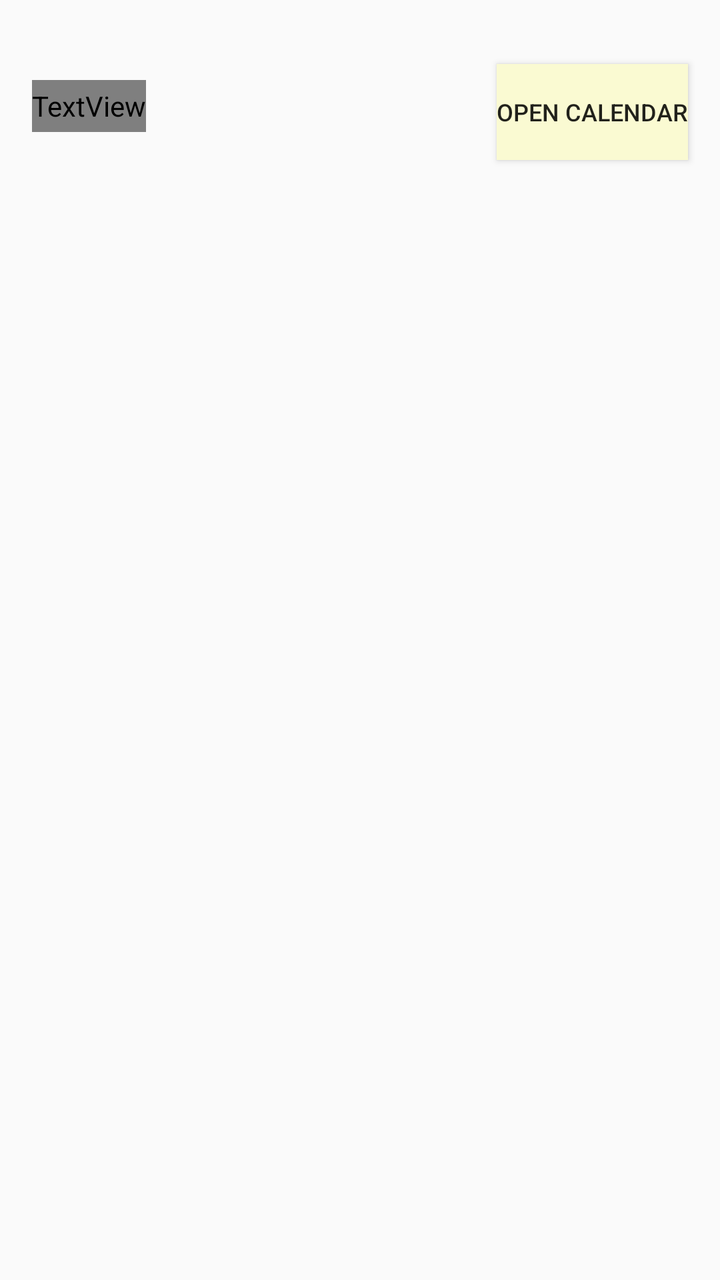
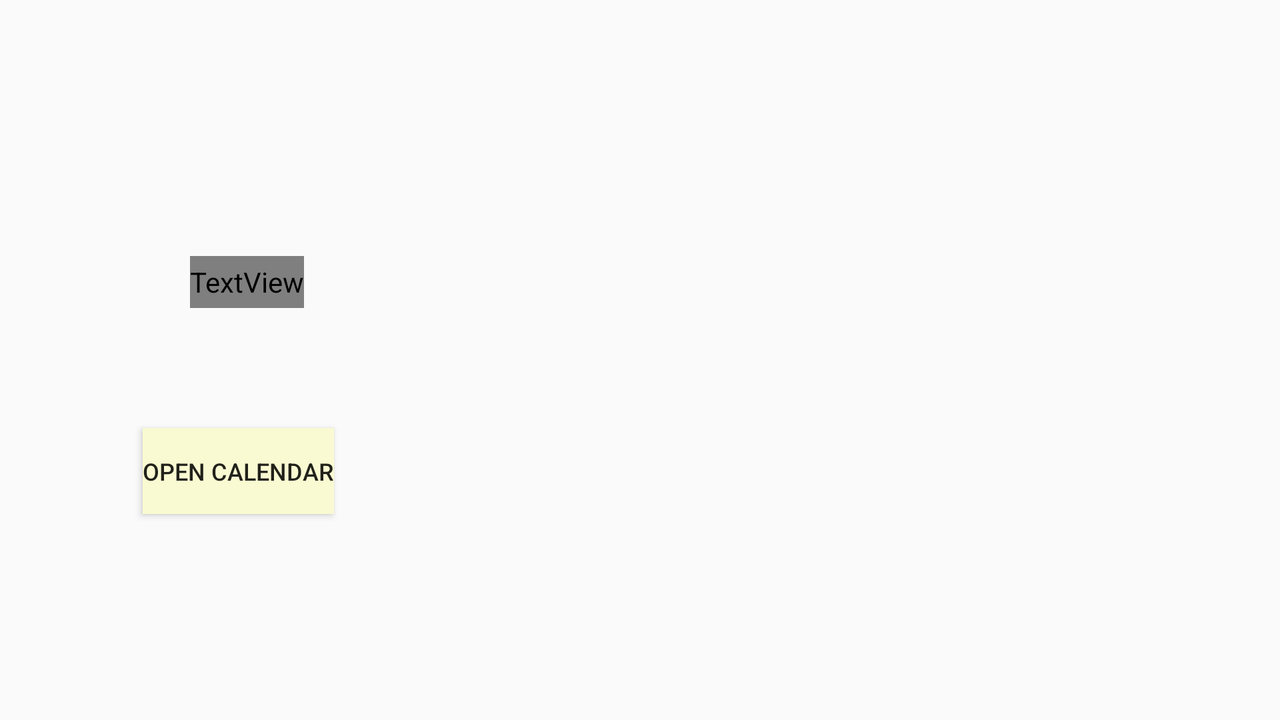

Compare how this app lays out the same screen by default and in its alternative resource folder. The renders come first, then the two layout files and the values they reference.
<!-- AndroidManifest.xml: application theme AppTheme -->
<!-- res/layout/activity_search.xml -->
<?xml version="1.0" encoding="utf-8"?>
<android.support.constraint.ConstraintLayout
    xmlns:android="http://schemas.android.com/apk/res/android"
    xmlns:app="http://schemas.android.com/apk/res-auto"
    xmlns:tools="http://schemas.android.com/tools"
    android:layout_width="match_parent"
    android:layout_height="match_parent">

    <TextView
        android:id="@+id/textViewDate"
        android:layout_width="wrap_content"
        android:layout_height="26dp"
        android:layout_marginStart="16dp"
        android:layout_marginTop="40dp"
        android:layout_marginEnd="16dp"
        android:text="Select a Date to Search:"
        android:textColor="@color/common_google_signin_btn_text_dark_focused"
        android:textSize="18sp"
        app:layout_constraintEnd_toStartOf="@+id/searchBtn"
        app:layout_constraintHorizontal_chainStyle="spread_inside"
        app:layout_constraintStart_toStartOf="parent"
        app:layout_constraintTop_toTopOf="parent" />

    <Button
        android:id="@+id/searchBtn"
        android:layout_width="wrap_content"
        android:layout_height="wrap_content"
        android:layout_marginStart="16dp"
        android:layout_marginTop="32dp"
        android:layout_marginEnd="16dp"
        android:background="@color/color9"
        android:onClick="showDatePicker"
        android:text="Open Calendar"
        android:textAllCaps="true"
        android:textSize="12sp"
        app:layout_constraintEnd_toEndOf="parent"
        app:layout_constraintStart_toEndOf="@+id/textViewDate"
        app:layout_constraintTop_toTopOf="parent" />

    <ListView
        android:id="@+id/searchList"
        android:layout_width="395dp"
        android:layout_height="542dp"
        android:layout_marginStart="1dp"
        android:layout_marginTop="32dp"
        android:layout_marginEnd="1dp"
        android:layout_marginBottom="1dp"
        app:layout_constraintBottom_toBottomOf="parent"
        app:layout_constraintEnd_toEndOf="parent"
        app:layout_constraintStart_toStartOf="parent"
        app:layout_constraintTop_toBottomOf="@+id/searchBtn"
        app:layout_constraintVertical_bias="0.684" />

</android.support.constraint.ConstraintLayout>
<!-- resources referenced by this layout -->
<resources>
  <color name="color9">#FAFAD2</color>
  <style name="AppTheme" parent="Theme.AppCompat.Light.DarkActionBar">
          
          <item name="colorPrimary">@color/colorPrimary</item>
          <item name="colorPrimaryDark">@color/colorPrimaryDark</item>
          <item name="colorAccent">@color/colorAccent</item>
  
      </style>
  <color name="colorPrimary">#bc8f8f</color>
  <color name="colorPrimaryDark">#b03060</color>
  <color name="colorAccent">#B0C4DE</color>
</resources>
<!-- res/layout-land/activity_search.xml (the author's variant of the layout above) -->
<!-- drawn on the phone turned sideways -->
<?xml version="1.0" encoding="utf-8"?>
<android.support.constraint.ConstraintLayout
    xmlns:android="http://schemas.android.com/apk/res/android"
    xmlns:app="http://schemas.android.com/apk/res-auto"
    xmlns:tools="http://schemas.android.com/tools"
    android:layout_width="match_parent"
    android:layout_height="match_parent">

    <TextView
        android:id="@+id/textViewDate"
        android:layout_width="wrap_content"
        android:layout_height="26dp"
        android:layout_marginStart="16dp"
        android:layout_marginTop="128dp"
        android:layout_marginEnd="16dp"
        android:text="Select a Date to Search:"
        android:textColor="@color/common_google_signin_btn_text_dark_focused"
        android:textSize="18sp"
        app:layout_constraintEnd_toStartOf="@+id/searchList"
        app:layout_constraintHorizontal_bias="0.553"
        app:layout_constraintStart_toStartOf="parent"
        app:layout_constraintTop_toTopOf="parent" />

    <Button
        android:id="@+id/searchBtn"
        android:layout_width="wrap_content"
        android:layout_height="43dp"
        android:layout_marginStart="24dp"
        android:layout_marginTop="60dp"
        android:layout_marginEnd="24dp"
        android:background="@color/color9"
        android:onClick="showDatePicker"
        android:text="Open Calendar"
        android:textAllCaps="true"
        android:textSize="12sp"
        app:layout_constraintEnd_toStartOf="@+id/searchList"
        app:layout_constraintHorizontal_bias="0.535"
        app:layout_constraintStart_toStartOf="parent"
        app:layout_constraintTop_toBottomOf="@+id/textViewDate" />

    <ListView
        android:id="@+id/searchList"
        android:layout_width="376dp"
        android:layout_height="540dp"
        android:layout_marginTop="8dp"
        android:layout_marginEnd="32dp"
        app:layout_constraintEnd_toEndOf="parent"
        app:layout_constraintTop_toTopOf="parent" />

</android.support.constraint.ConstraintLayout>
